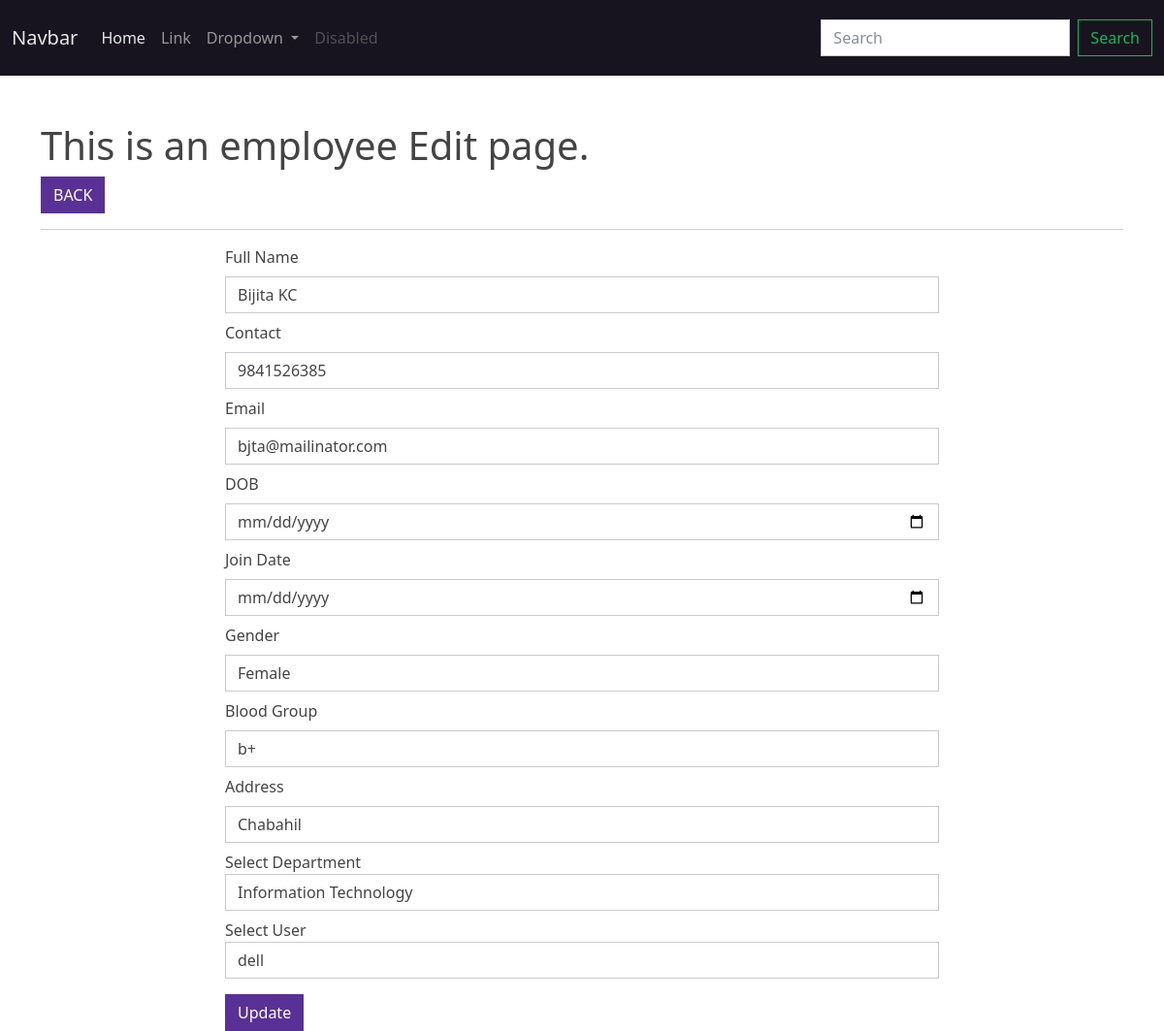
The page /employee/edit/12/ on the database its author committed.
### app_employeewebsite/models.py (models this page shows, shortened)
class Employee(models.Model):
    full_name = models.CharField(max_length=255)
    contact = models.CharField(max_length=255)
    email = models.EmailField()
    dob = models.DateField()
    join_date = models.DateField()
    gender =  models.CharField(max_length=255)
    blood_group = models.CharField(max_length=255)
    address = models.CharField(max_length=255)
    user = models.ForeignKey(User, on_delete=models.CASCADE)
    department = models.ForeignKey(Department, on_delete=models.CASCADE)
    class Meta:
        db_table = 'app_employee'

### app_employeewebsite/views.py (the view)
# urls.py: path('employee/edit/<int:id>/', views.employee_edit, name='emp-edit'),
def employee_edit(request, id):
    data = Employee.objects.get(id=id)
    department = Department.objects.all()
    user = User.objects.all()
    context = {"data": data, "department": department, "user": user}
    return render(request, 'employees/edit_employee.html', context)

### templates/employees/edit_employee.html (shortened to what this page needs)
{% extends 'layouts/master.html' %}
{% block content %}
<div class="container mt-5">
    <h1> This is an employee Edit page. </h1>
    <a href="{% url 'emp-index' %}" class="btn btn-primary">BACK</a>
    <hr>
    <div class="row">
        <div class="col-md-2"></div>
        <div class="col-md-8">
            <form action="{% url 'emp-update' %}" method="post">
                <div class="form-group mb-2">
                    <label class="mb-2">Full Name</label>
                    <input type="text" class="form-control" name="full_name" value="{{ data.full_name }}">
                </div>
                <div class="form-group mb-2">
                    <label class="mb-2">Contact</label>
                    <input type="text" class="form-control" name="contact" value="{{ data.contact }}">
                </div>
                <div class="form-group mb-2">
                    <label class="mb-2">Email</label>
                    <input type="email" class="form-control" name="email" value="{{ data.email }}">
                </div>
                <div class="form-group mb-2">
                    <label class="mb-2">DOB</label>
                    <input type="date" class="form-control" name="dob" value="{{ data.dob }}">
                </div>
                <div class="form-group mb-2">
                    <label class="mb-2">Join Date</label>
                    <input type="date" class="form-control" name="join_date" value="{{ data.join_date }}">
                </div>
                <div class="form-group mb-2">
                    <label class="mb-2">Gender</label>
                    <input type="text" class="form-control" name="gender" value="{{ data.gender }}">
                </div>
                <div class="form-group mb-2">
                    <label class="mb-2">Blood Group</label>
                    <input type="text" class="form-control" name="blood_group" value="{{ data.blood_group }}">
                </div>
                <div class="form-group mb-2">
                    <label class="mb-2">Address</label>
                    <input type="text" class="form-control" name="address" value="{{ data.address }}">
                </div>
                <div class="form-group mb-2">
                    <label>Select Department</label>
                    <select name="department" class="form-control">
                        {% for val in department %}
                        <option value="{{ val.id }}">{{ val.deparment_name }}</option>
                        {% endfor %}
                    </select>
                </div>
                <div class="form-group mb-2">
                    <label>Select User</label>
                    <select name="user" class="form-control">
                        {% for val in user %}
                        <option value="{{ val.id }}">{{ val.username }}</option>
                        {% endfor %}
                    </select>
                </div>
                <input type="submit" class="btn btn-primary mt-2" value="Update">
            </form>
        </div>
        <div class="col-md-2"></div>
    </div>
</div>
{% endblock %}

### rows shown on the page
Employee: full_name "Bijita KC", contact "9841526385", email "bjta@mailinator.com", gender "Female", blood_group "b+", address "Chabahil"

### other values the page prints
form field department "Information Technology"
form field user "dell"
